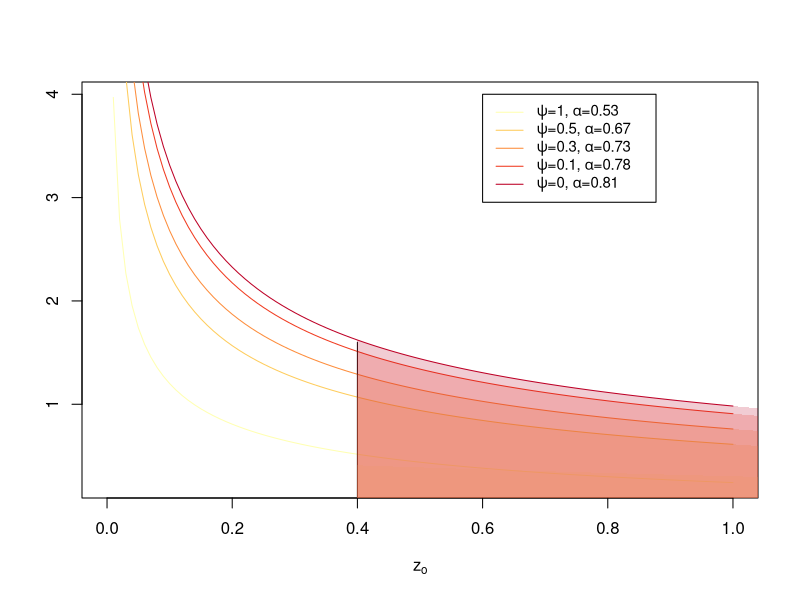

R code for this plot:
## Packages

library(RColorBrewer)
library(scales)


##################################
## Figure i Supplementary material
##################################

cols <- brewer.pal(n = 5, name = "YlOrRd")

pdf(file="result2.pdf", width =8, height = 6)
curve(dchisq(x, 1), xlab = expression(z[o]), ylab ="", col = cols[1])
curve(0.5*dchisq(x,1)+0.5*dchisq(x/7,1), add = TRUE, col = cols[2])
curve(0.3*dchisq(x,1)+0.7*dchisq(x/7,1), add = TRUE, col = cols[3])
curve(0.1*dchisq(x,1)+0.9*dchisq(x/7,1), add = TRUE,  col = cols[4])
curve(dchisq(x/7, 1), xlab = expression(z[o]), ylab ="", add = TRUE, col = cols[5] )
segments(0.4, 0.1, 0.4,1.6)


polygon(x = c(0.4, seq(0.4,2, by =0.01),2,2 ),
        y = c(0, dchisq(seq(0.4,2, by =0.01),2), dchisq(1.2,1),0),
        col = alpha(cols[1],0.2), border = NA)
polygon(x = c(0.4, seq(0.4,2, by =0.01),2,2 ),
        y = c(0, 0.5*dchisq(seq(0.4,2, by =0.01),1)+0.5*dchisq(seq(0.4,2, by =0.01)/7,1), 0.5*dchisq(2,1)+0.5*dchisq(2/7,1),0),
        col = alpha(cols[2],0.2), border = NA)
polygon(x = c(0.4, seq(0.4,2, by =0.01),2,2 ),
        y = c(0, 0.3*dchisq(seq(0.4,2, by =0.01),1)+0.7*dchisq(seq(0.4,2, by =0.01)/7,1), 0.3*dchisq(2,1)+0.7*dchisq(2/7,1),0),
        col = alpha(cols[3],0.2), border = NA)
polygon(x = c(0.4, seq(0.4,2, by =0.01),2,2 ),
        y = c(0, 0.1*dchisq(seq(0.4,2, by =0.01),1)+0.9*dchisq(seq(0.4,2, by =0.01)/7,1), 0.1*dchisq(2,1)+0.9*dchisq(2/7,1),0),
        col = alpha(cols[4],0.2), border = NA)
polygon(x = c(0.4, seq(0.4,2, by =0.01),2,2 ),
        y = c(0, dchisq(seq(0.4,2, by =0.01)/7,1), dchisq(2/7,1),0),
        col = alpha(cols[5],0.2), border = NA)

alphas <- c(1-pchisq(0.4, 1), 
            1-(0.5*pchisq(0.4,1)+0.5*pchisq(0.4/7,1)),
            1-(0.3*pchisq(0.4,1)+0.7*pchisq(0.4/7,1)),
            1-(0.1*pchisq(0.4,1)+0.9*pchisq(0.4/7,1)),
            1-pchisq(0.4/7, 1)
            )
alphas_round <- round(alphas,3)


legend(0.6, 4, lty = c(1,1,1,1,1),  col = cols, 
        c(expression(paste(psi, "=1, ", alpha, "=0.53" )),
          expression(paste(psi, "=0.5, ", alpha, "=0.67" )),
          expression(paste(psi, "=0.3, ", alpha, "=0.73" )),
          expression(paste(psi, "=0.1, ", alpha, "=0.78" )),
          expression(paste(psi, "=0, ", alpha, "=0.81" ))),
       text.width=0.18, cex =0.9)
dev.off()
